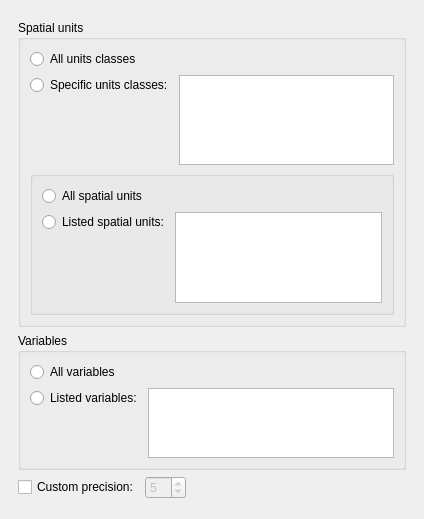
<?xml version="1.0" encoding="UTF-8"?>
<ui version="4.0">
 <class>EditTripletDialog</class>
 <widget class="QDialog" name="EditTripletDialog">
  <property name="geometry">
   <rect>
    <x>0</x>
    <y>0</y>
    <width>424</width>
    <height>519</height>
   </rect>
  </property>
  <property name="windowTitle">
   <string>Dialog</string>
  </property>
  <layout class="QVBoxLayout" name="verticalLayout">
   <property name="leftMargin">
    <number>9</number>
   </property>
   <property name="rightMargin">
    <number>9</number>
   </property>
   <item>
    <widget class="QWidget" name="widget" native="true">
     <layout class="QVBoxLayout" name="verticalLayout_8">
      <item>
       <widget class="QGroupBox" name="groupBox">
        <property name="title">
         <string>Spatial units</string>
        </property>
        <layout class="QVBoxLayout" name="verticalLayout_7">
         <item>
          <widget class="QRadioButton" name="AllClassesRadioButton">
           <property name="text">
            <string>All units classes</string>
           </property>
          </widget>
         </item>
         <item>
          <layout class="QHBoxLayout" name="horizontalLayout">
           <item>
            <layout class="QVBoxLayout" name="verticalLayout_2">
             <item>
              <widget class="QRadioButton" name="SelectedUnitsClassesRadioButton">
               <property name="text">
                <string>Specific units classes:</string>
               </property>
              </widget>
             </item>
             <item>
              <spacer name="verticalSpacer_3">
               <property name="orientation">
                <enum>Qt::Vertical</enum>
               </property>
               <property name="sizeHint" stdset="0">
                <size>
                 <width>20</width>
                 <height>40</height>
                </size>
               </property>
              </spacer>
             </item>
            </layout>
           </item>
           <item>
            <widget class="QListWidget" name="UnitsClassListWidget">
             <property name="selectionMode">
              <enum>QAbstractItemView::ExtendedSelection</enum>
             </property>
            </widget>
           </item>
          </layout>
         </item>
         <item>
          <widget class="QGroupBox" name="groupBox_SpatialUnits">
           <property name="title">
            <string/>
           </property>
           <layout class="QVBoxLayout" name="verticalLayout_6">
            <item>
             <widget class="QRadioButton" name="AllUnitsRadioButton">
              <property name="text">
               <string>All spatial units</string>
              </property>
             </widget>
            </item>
            <item>
             <layout class="QHBoxLayout" name="horizontalLayout_3">
              <item>
               <layout class="QVBoxLayout" name="verticalLayout_3">
                <item>
                 <widget class="QRadioButton" name="SelectedUnitsRadioButton">
                  <property name="text">
                   <string>Listed spatial units:</string>
                  </property>
                 </widget>
                </item>
                <item>
                 <spacer name="verticalSpacer">
                  <property name="orientation">
                   <enum>Qt::Vertical</enum>
                  </property>
                  <property name="sizeHint" stdset="0">
                   <size>
                    <width>20</width>
                    <height>40</height>
                   </size>
                  </property>
                 </spacer>
                </item>
               </layout>
              </item>
              <item>
               <widget class="QPlainTextEdit" name="SelectedUnitsTextEdit"/>
              </item>
             </layout>
            </item>
           </layout>
          </widget>
         </item>
        </layout>
       </widget>
      </item>
      <item>
       <widget class="QGroupBox" name="groupBox_Variables">
        <property name="title">
         <string>Variables</string>
        </property>
        <layout class="QVBoxLayout" name="verticalLayout_4">
         <item>
          <widget class="QRadioButton" name="AllVariablesRadioButton">
           <property name="text">
            <string>All variables</string>
           </property>
          </widget>
         </item>
         <item>
          <layout class="QHBoxLayout" name="horizontalLayout_4">
           <item>
            <layout class="QVBoxLayout" name="verticalLayout_5">
             <item>
              <widget class="QRadioButton" name="SelectedVariablesRadioButton">
               <property name="text">
                <string>Listed variables:</string>
               </property>
              </widget>
             </item>
             <item>
              <spacer name="verticalSpacer_2">
               <property name="orientation">
                <enum>Qt::Vertical</enum>
               </property>
               <property name="sizeHint" stdset="0">
                <size>
                 <width>20</width>
                 <height>40</height>
                </size>
               </property>
              </spacer>
             </item>
            </layout>
           </item>
           <item>
            <widget class="QPlainTextEdit" name="SelectedVariablesTextEdit"/>
           </item>
          </layout>
         </item>
        </layout>
       </widget>
      </item>
      <item>
       <layout class="QHBoxLayout" name="horizontalLayout_5">
        <item>
         <widget class="QCheckBox" name="CustomPrecisionCheckBox">
          <property name="sizePolicy">
           <sizepolicy hsizetype="Minimum" vsizetype="Fixed">
            <horstretch>0</horstretch>
            <verstretch>0</verstretch>
           </sizepolicy>
          </property>
          <property name="text">
           <string>Custom precision:</string>
          </property>
         </widget>
        </item>
        <item>
         <widget class="QSpinBox" name="PrecisionSpinBox">
          <property name="enabled">
           <bool>false</bool>
          </property>
          <property name="value">
           <number>5</number>
          </property>
         </widget>
        </item>
        <item>
         <spacer name="horizontalSpacer">
          <property name="orientation">
           <enum>Qt::Horizontal</enum>
          </property>
          <property name="sizeHint" stdset="0">
           <size>
            <width>40</width>
            <height>20</height>
           </size>
          </property>
         </spacer>
        </item>
       </layout>
      </item>
     </layout>
    </widget>
   </item>
  </layout>
 </widget>
 <resources/>
 <connections/>
</ui>
